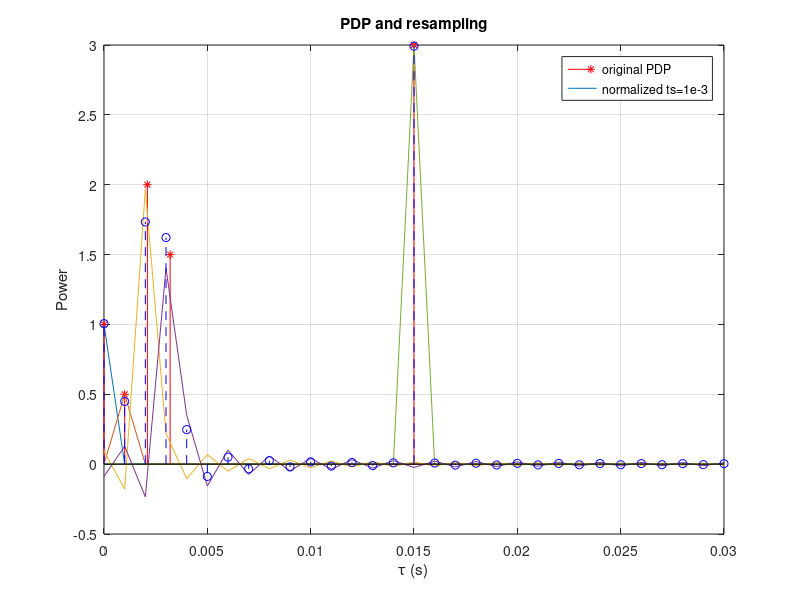

Reproduce this figure in MATLAB.
 x=[1 .5 2 1.5 3]
% x=[0.9036698308249316 0.07680847136348264 0.008695313720607487 0.00367102413012826]
 tt=[0 0.001 0.00210 0.00320 0.015]
% tt= [0 52.625643926984914 173.79154974598615 246.9472076866867] 
ts=min(diff(tt));

stem(tt,x,'r*');
newtt=0:ts:30*ts
grid on;
hold all;
newpdp=zeros(1,length(newtt));
for k=1:length(x)
plot(newtt,x(k)*sinc((newtt-tt(k))/ts))
newpdp=newpdp+x(k)*sinc((newtt-tt(k))/ts);
end
stem(newtt,newpdp,'b--')
xlabel('\tau (s)')
ylabel('Power')
title('PDP and resampling')
legend('original PDP','normalized ts=1e-3')
